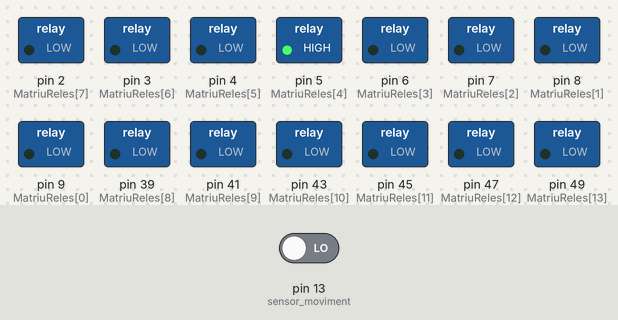
The sketch below on a simulated Arduino Mega 2560, built with avr-gcc and run on an emulated ATmega2560. On the bench: switched loads named in the sketch (green lamp = pin HIGH). Inputs (shaded band) come from the test bench; at power-on: pin 13 (sensor_moviment) LOW. The local clock reads 2024-03-15 10:24:30 at power-on unless the sketch sets it.

Above: at 0.1 s.
Timing chart, 0 to 1.6 s (numbered marks = the images above):
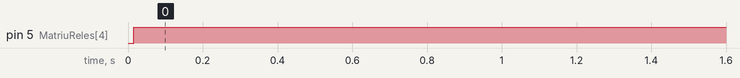

The sketch:

PESSEBRE_V3.ino
```cpp
#include "RTClib.h"
#include <Wire.h>
#include <SoftwareSerial.h>

//#include <DFPlayer_Mini_Mp3.h>

const int Reles=16; //Num de reles
const int Estats=50; //Num estats

String MatriuHoraInici[Estats] =  { "0:0","0:0","0:0","0:0","0:0","0:0","0:0","0:0","0:0","0:0",
                                    "0:0","0:0","0:0","0:0","0:0","0:0","0:0","0:0","0:0","0:0",
                                    "0:0","0:0","0:0","0:0","0:0","0:0","0:0","0:0","0:0","0:0",
                                    "0:0","0:0","0:0","0:0","0:0","0:0","0:0","0:0","0:0","0:0",
                                    "0:0","0:0","0:0","0:0","0:0","0:0","0:0","0:0","0:0","0:0"};

int MatriuEstats[Reles+1][Estats] = {
    {0,0,0,0,0,0,0,0,0,0,0,0,0,0,0,0,0,0,0,0,0,0,0,0,0,0,0,0,0,0,0,0,0,0,0,0,0,0,0,0,0,0,0,0,0,0,0,0,0,0}, //Rele1  Bomba moli + Gir Moli +Led Moli
    {0,0,0,0,0,0,0,0,0,0,0,0,0,0,0,0,0,0,0,0,0,0,0,0,0,0,0,0,0,0,0,0,0,0,0,0,0,0,0,0,0,0,0,0,0,0,0,0,0,0}, //Rele2  Moli canto cova
    {0,0,0,0,0,0,0,0,0,0,0,0,0,0,0,0,0,0,0,0,0,0,0,0,0,0,0,0,0,0,0,0,0,0,0,0,0,0,0,0,0,0,0,0,0,0,0,0,0,0}, //Rele3  Boir
    {0,0,0,0,0,0,0,0,0,0,0,0,0,0,0,0,0,0,0,0,0,0,0,0,0,0,0,0,0,0,0,0,0,0,0,0,0,0,0,0,0,0,0,0,0,0,0,0,0,0}, //Rele4  LLum LLac
    {0,0,0,0,0,0,0,0,0,0,0,0,0,0,0,0,0,0,0,0,0,0,0,0,0,0,0,0,0,0,0,0,0,0,0,0,0,0,0,0,0,0,0,0,0,0,0,0,0,0}, //Rele5  No Funciona!!
    {0,0,0,0,0,0,0,0,0,0,0,0,0,0,0,0,0,0,0,0,0,0,0,0,0,0,0,0,0,0,0,0,0,0,0,0,0,0,0,0,0,0,0,0,0,0,0,0,0,0}, //Rele6  Màquina de fum on/off
    {0,0,0,0,0,0,0,0,0,0,0,0,0,0,0,0,0,0,0,0,0,0,0,0,0,0,0,0,0,0,0,0,0,0,0,0,0,0,0,0,0,0,0,0,0,0,0,0,0,0}, //Rele7  Infern + Bomba de recirculació riu + Foc + LLamp + 3 bombetes vermelles
    {0,0,0,0,0,0,0,0,0,0,0,0,0,0,0,0,0,0,0,0,0,0,0,0,0,0,0,0,0,0,0,0,0,0,0,0,0,0,0,0,0,0,0,0,0,0,0,0,0,0}, //Rele8  Cel
    {0,0,0,0,0,0,0,0,0,0,0,0,0,0,0,0,0,0,0,0,0,0,0,0,0,0,0,0,0,0,0,0,0,0,0,0,0,0,0,0,0,0,0,0,0,0,0,0,0,0}, //Rele9  Dimmer
    {0,0,0,0,0,0,0,0,0,0,0,0,0,0,0,0,0,0,0,0,0,0,0,0,0,0,0,0,0,0,0,0,0,0,0,0,0,0,0,0,0,0,0,0,0,0,0,0,0,0}, //Rele10 Polsador contacte màquina de fum
    {0,0,0,0,0,0,0,0,0,0,0,0,0,0,0,0,0,0,0,0,0,0,0,0,0,0,0,0,0,0,0,0,0,0,0,0,0,0,0,0,0,0,0,0,0,0,0,0,0,0}, //Rele11 Naixement + Sol + LLuna
    {0,0,0,0,0,0,0,0,0,0,0,0,0,0,0,0,0,0,0,0,0,0,0,0,0,0,0,0,0,0,0,0,0,0,0,0,0,0,0,0,0,0,0,0,0,0,0,0,0,0}, //Rele12 Poble 3
    {0,0,0,0,0,0,0,0,0,0,0,0,0,0,0,0,0,0,0,0,0,0,0,0,0,0,0,0,0,0,0,0,0,0,0,0,0,0,0,0,0,0,0,0,0,0,0,0,0,0}, //Rele13 Masia + Banderes Castell
    {0,0,0,0,0,0,0,0,0,0,0,0,0,0,0,0,0,0,0,0,0,0,0,0,0,0,0,0,0,0,0,0,0,0,0,0,0,0,0,0,0,0,0,0,0,0,0,0,0,0}, //Rele14 Poble 4 + Santa Caterina
    {0,0,0,0,0,0,0,0,0,0,0,0,0,0,0,0,0,0,0,0,0,0,0,0,0,0,0,0,0,0,0,0,0,0,0,0,0,0,0,0,0,0,0,0,0,0,0,0,0,0}, //Rele15 Poble 2 + Creu + Castell
    {0,0,0,0,0,0,0,0,0,0,0,0,0,0,0,0,0,0,0,0,0,0,0,0,0,0,0,0,0,0,0,0,0,0,0,0,0,0,0,0,0,0,0,0,0,0,0,0,0,0}, //Rele16 Poble 1
    {0,0,0,0,0,0,0,0,0,0,0,0,0,0,0,0,0,0,0,0,0,0,0,0,0,0,0,0,0,0,0,0,0,0,0,0,0,0,0,0,0,0,0,0,0,0,0,0,0,0}  //Rele Virtual
  };

// 9 Bomba moli + Gir Moli +Led Moli
// 8 Moli canto cova
// 7 Boira
// 6 Llum llac
// 5 relé que no clava (NU) NO FUNCIONA!!
// 4 On/Off Màquina de fum
// 3 Infern + bomba de recirculació riu + foc + llamp + 3 bombetes vermelles
// 2 Cel
// 39 Dimmer
// 41 Polsador contacte Màquina de fum
// 43 Naixement + sol + lluna
// 45 poble 3
// 47 masia + castell banderes
// 49poble 4 + sta caterina
// 51 poble 2 + creu + castell
// 53 poble 1
int MatriuReles[Reles] = {9,8,7,6,5,4,3,2,39,41,43,45,47,49,51,53};


//definim sensor de presencia
#define sensor_moviment  13
int v_sensor_moviment;

//Variables de temps RTC
int mi,ho,se;

//Valor del serial Bluetooth
char val;

//Variable Rellotge
RTC_DS1307 RTC;


/////////////////////////////////////////////////////////////////////////////////
void InitPins()
{
  for(int i=0; i<Reles; i++)
  {
    pinMode(MatriuReles[i],OUTPUT);
    digitalWrite(MatriuReles[i],LOW);
  }

  //Pin del PIR
  pinMode(sensor_moviment, INPUT);

  //Pins del MP3??
}
/////////////////////////////////////////////////////////////////////////////////


//Inicialitzar Bluetooth
void InitBT()
{
  Serial.begin(9600);
}
////////////////////////////////////////////////////////////////////////////////


void setup()
{
  InitPins();//Inicialitzem tots els pins

  //RTC llegir hora rellotge pc i sincronitzarla al rtc
  Wire.begin(); // Shield I2C pins connect to alt I2C bus on Arduino Due
  RTC.begin(); // Shield I2C pins connect to alt I2C bus on Arduino Due
  RTC.adjust(DateTime(__DATE__, __TIME__)); //Sincronitza la hora amb el pc que compila
}
////////////////////////////////////////////////////////////////////////////////


////////////////////////////////////////////////////////////////////////////////
void loop()
{
  Automatic();
}

////////////////////////////////////////////////////////////////////////////////

void Automatic()
{
  //Incialitzem la variable now amb l'hora actual
  DateTime now = RTC.now();
  //Ara obtenim el segon, el minut i la hora actual
  se = (now.minute());
  mi = (now.minute());
  ho = (now.hour());

  //Primer comprovem si hora+minut correspon a algun estat
  for(int i=0; i<Estats; i++)
  {
    //Cas que la hora i el minut coincideixin per activar un rele
    if(MatriuHoraInici[i] == String(ho) + ":" + String(mi))
    {
      //Mirem quins reles s'han d'activar per aquest estat
      for(int j=0; j<Reles;j++)
      {
        if(MatriuEstats[j][i] == 1) digitalWrite(MatriuReles[j], HIGH);
        if(MatriuEstats[j][i] == 0) digitalWrite(MatriuReles[j], LOW);
      }
    }
  }

  /*Si tenim moviment engeguem la màquina de fum, pendent de controlar el temps perquè no estigui constanment engegant*/
  v_sensor_moviment = digitalRead(sensor_moviment);
  if(v_sensor_moviment = 1) digitalWrite(MatriuReles[4], HIGH);
  else digitalWrite(MatriuReles[4], LOW);
}

////////////////////////////////////////////////////////////////////////////////

void Manual()
{
	switch(val)
  {
		case 'A':
      digitalWrite(MatriuReles[1],HIGH);
    break;

    case 'a':
      digitalWrite(MatriuReles[1],LOW);
    break;

    case 'B':
      digitalWrite(MatriuReles[2],HIGH);
    break;

    case 'b':
      digitalWrite(MatriuReles[2],LOW);
    break;

    case 'C':
      digitalWrite(MatriuReles[3],HIGH);
    break;

    case 'c':
      digitalWrite(MatriuReles[3],LOW);
    break;

    case 'D':
      digitalWrite(MatriuReles[4],HIGH);
    break;

    case 'd':
      digitalWrite(MatriuReles[4],LOW);
    break;

    case 'E':
      digitalWrite(MatriuReles[5],HIGH);
    break;

    case 'e':
      digitalWrite(MatriuReles[5],LOW);
    break;

    case 'F':
      digitalWrite(MatriuReles[6],HIGH);
    break;

    case 'f':
      digitalWrite(MatriuReles[6],LOW);
    break;

    case 'G':
      digitalWrite(MatriuReles[7],HIGH);
    break;

    case 'g':
      digitalWrite(MatriuReles[7],LOW);
    break;

    case 'H':
      digitalWrite(MatriuReles[8],HIGH);
    break;

    case 'h':
      digitalWrite(MatriuReles[8],LOW);
    break;

    case 'I':
      digitalWrite(MatriuReles[9],HIGH);
    break;

    case 'i':
      digitalWrite(MatriuReles[9],LOW);
    break;

    case 'J':
      digitalWrite(MatriuReles[10],HIGH);
    break;

    case 'j':
      digitalWrite(MatriuReles[10],LOW);
    break;

    case 'K':
      digitalWrite(MatriuReles[11],HIGH);
    break;

    case 'k':
      digitalWrite(MatriuReles[11],LOW);
    break;

    case 'L':
      digitalWrite(MatriuReles[12],HIGH);
    break;

    case 'l':
      digitalWrite(MatriuReles[12],LOW);
    break;

    case 'M':
      digitalWrite(MatriuReles[13],HIGH);
    break;

    case 'm':
      digitalWrite(MatriuReles[13],LOW);
    break;

    case 'N':
      digitalWrite(MatriuReles[14],HIGH);
    break;

    case 'n':
      digitalWrite(MatriuReles[14],LOW);
    break;

    case 'O':
      digitalWrite(MatriuReles[15],HIGH);
    break;

    case 'o':
      digitalWrite(MatriuReles[15],LOW);
    break;

    case 'P':
      digitalWrite(MatriuReles[16],HIGH);
    break;

    case 'p':
      digitalWrite(MatriuReles[16],LOW);
    break;

    //El cas de R i r tenia entés que era per indicar si volies mode manual (R) o no (r) ????????????????????????????????
    case 'R':
      //General on
    break;

    case 'r':
      //General off
    break;

    default:
    break;
  }
}
```

Measured:
- by itself, pin 5 (MatriuReles[4]): LOW → HIGH at 0.02 s
